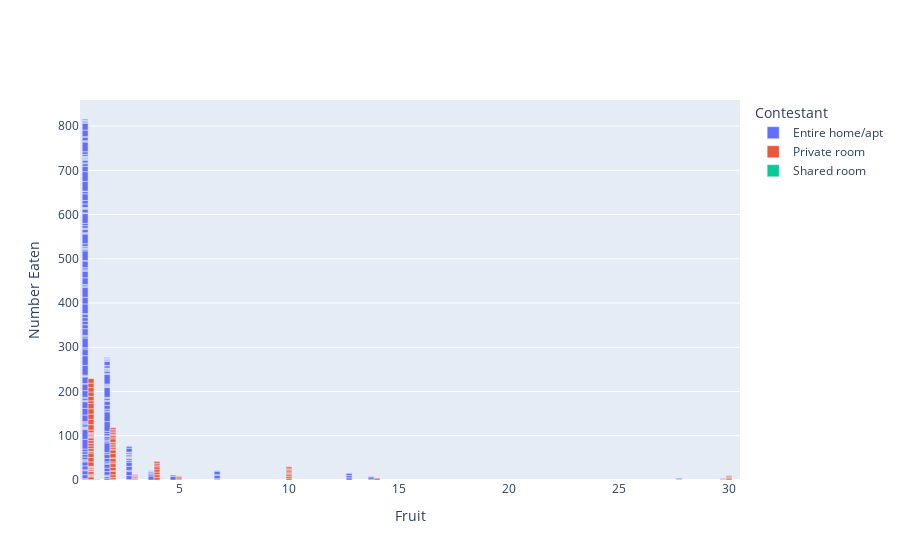

Notebook source saved alongside this figure:
### Code cell
fig = go.Figure()
for contestant, group in df.groupby("room_type"):
    fig.add_trace(go.Bar(x=group["minimum_nights"], y=group["calculated_host_listings_count"], name=contestant,
      hovertemplate="Contestant=%s<br>Fruit=%%{x}<br>Number Eaten=%%{y}<extra></extra>"% contestant))
fig.update_layout(legend_title_text = "Contestant")
fig.update_xaxes(title_text="Fruit")
fig.update_yaxes(title_text="Number Eaten")
fig.show()

### Figure 1 — Plotly figure (JSON) as saved in the notebook; plotly's stock layout.template omitted (floating-point values rounded to 4 significant figures; data arrays with more than 128 entries replaced by an {"elided": "..."} marker saying what was removed)
{"data": [{"hovertemplate": "Contestant=Entire home/apt<br>Fruit=%{x}<br>Number Eaten=%{y}<extra></extra>", "name": "Entire home/apt", "type": "bar", "x": {"elided": "227 int values"}, "y": {"elided": "227 int values"}}, {"hovertemplate": "Contestant=Private room<br>Fruit=%{x}<br>Number Eaten=%{y}<extra></extra>", "name": "Private room", "type": "bar", "x": [1, 1, 3, 2, 1, 10, 5, 10, 2, 3, 10, 1, 1, 14, 1, 4, 2, 4, 4, 4, 4, 10, 10, 10, 2, 2, 2, 3, 2, 1, 1, 2, 1, 2, 2, 1, 1, 1, 1, 2, 2, 3, 2, 2, 2, 2, 2, 1, 4, 4, 4, 10, 1, 1, 10, 10, 30, 30, 30, 30, 2, 3, 1, 1, 1, 1, 2, 1, 1, 1, 2, 2, 1, 5, 3, 1, 1, 1, 1, 1, 1, 1, 1, 1, 1, 1, 2, 2, 2, 1, 2, 1, 1, 1, 1, 5, 1], "y": [1, 6, 2, 2, 2, 4, 2, 4, 4, 2, 4, 1, 3, 4, 6, 6, 6, 6, 6, 6, 6, 3, 3, 3, 8, 1, 8, 1, 8, 1, 3, 4, 1, 8, 1, 3, 2, 1, 1, 10, 8, 3, 1, 4, 4, 4, 4, 10, 4, 4, 4, 3, 10, 10, 3, 3, 3, 3, 3, 1, 8, 2, 3, 1, 6, 6, 4, 6, 6, 6, 4, 2, 1, 3, 2, 2, 2, 3, 2, 2, 6, 12, 12, 12, 12, 12, 4, 4, 3, 6, 4, 10, 10, 10, 10, 3, 10]}, {"hovertemplate": "Contestant=Shared room<br>Fruit=%{x}<br>Number Eaten=%{y}<extra></extra>", "name": "Shared room", "type": "bar", "x": [1], "y": [1]}], "layout": {"autosize": true, "legend": {"title": {"text": "Contestant"}}, "xaxis": {"autorange": true, "range": [0.5, 30.5], "title": {"text": "Fruit"}, "type": "linear"}, "yaxis": {"autorange": true, "range": [0, 858.9], "title": {"text": "Number Eaten"}, "type": "linear"}}}
